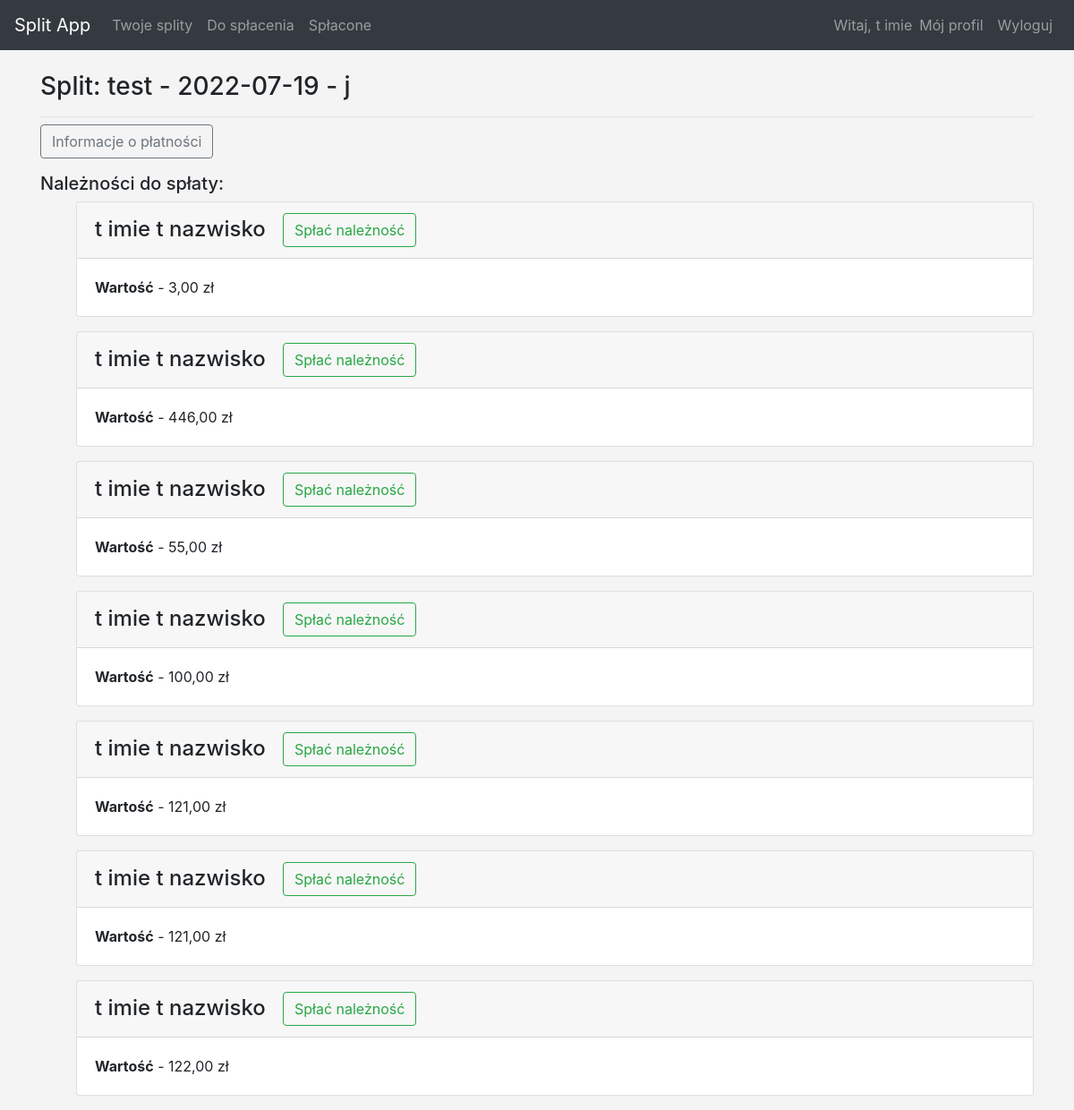
Screenshot of /topay_transactions/9/ (signed in) with the database file from the repository.
### users/models.py (models this page shows, shortened)
class Profile(models.Model):
    user = models.OneToOneField(User, related_name="profile", on_delete=models.CASCADE, primary_key=True)
    first_name = models.CharField(max_length=40, null=False, blank=False)
    last_name = models.CharField(max_length=40, null=False, blank=False)
    nick = models.CharField(max_length=40, null=True, blank=True)
    email = models.CharField(max_length=50, null=False, blank=False)
    pass_change_force = models.BooleanField(default=True)
    phone = models.IntegerField(null=True, blank=True, unique=True)
    bank = models.CharField(default='-', max_length=255)

### split_app/models.py (models this page shows, shortened)
class Transaction(models.Model):
    owner = models.ForeignKey(User, on_delete=models.CASCADE, related_name="transaction")
    t_desc = models.TextField(blank=True, null=True)
    t_date = models.DateField()
    t_status = models.CharField(default=c.new, editable=False, max_length=16)
    def __str__(self):
        return f"{self.owner} - {self.t_date} - {self.t_desc}"

class Obligation(models.Model):
    transaction = models.ForeignKey(
        Transaction, related_name="obligation", on_delete=models.CASCADE
    )
    user = models.ForeignKey(User, on_delete=models.CASCADE)
    desc = models.TextField(blank=True, null=True)
    value = models.DecimalField(max_digits=6, decimal_places=2)
    optional_value = models.DecimalField(
        max_digits=6, decimal_places=2, null=True, blank=True
    )
    o_status = models.CharField(default=c.new, choices=c.status, max_length=16)
    payment_date = models.DateField(null=True, blank=True)
    @property
    def suma(self):
        if self.optional_value:
            return self.value + self.optional_value
        return self.value

### split_app/views.py (the view)
# urls.py: path("topay_transactions/<int:transaction_id>/", views.topay_transaction, name="topay_transaction"),
@login_required
def topay_transaction(req, transaction_id):
    qs_transaction = Transaction.objects.get(id=transaction_id)
    obligations = Obligation.objects.filter(Q(transaction=transaction_id) & Q(o_status="New"))
    profile = Profile.user
    context = {"qs_transaction": qs_transaction, "obligations": obligations}
    return render(req, "split_app/topay_transaction.html", context)

### split_app/templates/split_app/topay_transaction.html (shortened to what this page needs)
{% extends 'split_app/base.html' %}
{% block page_header %}
    <h3>Split: {{ qs_transaction }}</h3>
{% endblock page_header %}
{% block content %}
    {% load i18n %}
    <p>
    <button class="btn btn-outline-secondary" type="button" data-toggle="collapse" data-target="#platnosc_{{ forloop.counter }}">
                Informacje o płatności
            </button>
    </p>
<h5 class="display-5">Należności do spłaty:</h5>
<ul>
{% for oblig in obligations %}
    {% if user == oblig.user %}
    <div class="card mb-3">
        <h4 class="card-header">
            {% language 'pl' %}
            {{ oblig.user.profile.first_name }}
            {{ oblig.user.profile.last_name }}
        {% endlanguage %}
            <a href="{% url 'split_app:pay_obligation' oblig.id qs_transaction.id %}" class="btn btn-outline-success">Spłać należność</a>
        </h4>
    <div class="card-body">
          <p class="font-weight-bold" style="display:inline">Wartość</p> -  {{ oblig.suma }} zł
    </div>
    </div>
    {% endif %}
{% empty %}
    <p>Na ten moment nie ma tu żadnych zaległych rzeczy do spłacenia</p>
{% endfor %}
</ul>
{% endblock %}

### split_app/templates/split_app/base.html (shortened to what this page needs)
{% load bootstrap4 %}
<!DOCTYPE html>
<html lang="en">
<head>
    {% bootstrap_css %}
</head>
<body>
    <nav class="navbar navbar-expand-md navbar-dark bg-dark mb-4 border:none">
        <a class="navbar-brand" href="{% url 'split_app:index' %}">Split App</a>
            <div class="collapse navbar-collapse" id="navbarCollapse">
                <ul class="navbar-nav mr-auto">
                    <li class="nav-item">
                        <a class="nav-link" href="{% url 'split_app:Transactions' %}">Twoje splity</a>
                    </li>
                    <li class="nav-item">
                        <a class="nav-link" href="{% url 'split_app:topay_transactions' %}">Do spłacenia</a>
                    </li>
                    <li>
                        <a class="nav-link" href="{% url 'split_app:Transactions_archive' %}">Spłacone</a>
                    </li>
                </ul>
                <ul class="navbar-nav ml-auto">
                    {% if user.is_authenticated %}
                        <li class="nav-item">
                            <span class="navbar-text">Witaj, {{ user.profile.first_name }}</span>
                        </li>
                        <li class="nav-item">
                            <a class="nav-link" href="{% url 'users:profile' user.id %}">Mój profil</a>
                        </li>
                        <li class="nav-item">
                            <a class="nav-link" href="{% url 'users:logout' %}">Wyloguj</a>
                        </li>
                        {% else %}
                            <li class="nav-item">
                                <a class="nav-link" href="{% url 'users:login' %}">Zaloguj się</a>
                            </li>
                    {% endif %}
                </ul>
            </div>
    </nav>
<main role="main" class="container">
    <div class="pb-2 mb-2 border-bottom">
        {% block page_header %}{% endblock page_header %}
    </div>
    <div>
        {% block content %}{% endblock content %}
    </div>
</main>
</body>
</html>

### split_app/templates/split_app/base.html (style rules this page uses)
body { background: #f4f4f4 }

### rows the page displays
Transaction: owner+t_date+t_desc "test - 2022-07-19 - j"
Obligation: user.profile.first_name "t imie", user.profile.last_name "t nazwisko", suma "3,00"
Obligation: user.profile.first_name "t imie", user.profile.last_name "t nazwisko", suma "446,00"
Obligation: user.profile.first_name "t imie", user.profile.last_name "t nazwisko", suma "55,00"
Obligation: user.profile.first_name "t imie", user.profile.last_name "t nazwisko", suma "100,00"
Obligation: user.profile.first_name "t imie", user.profile.last_name "t nazwisko", suma "121,00"
Obligation: user.profile.first_name "t imie", user.profile.last_name "t nazwisko", suma "121,00"
Obligation: user.profile.first_name "t imie", user.profile.last_name "t nazwisko", suma "122,00"

### other values shown
{{ user.profile.first_name }} "t imie"
